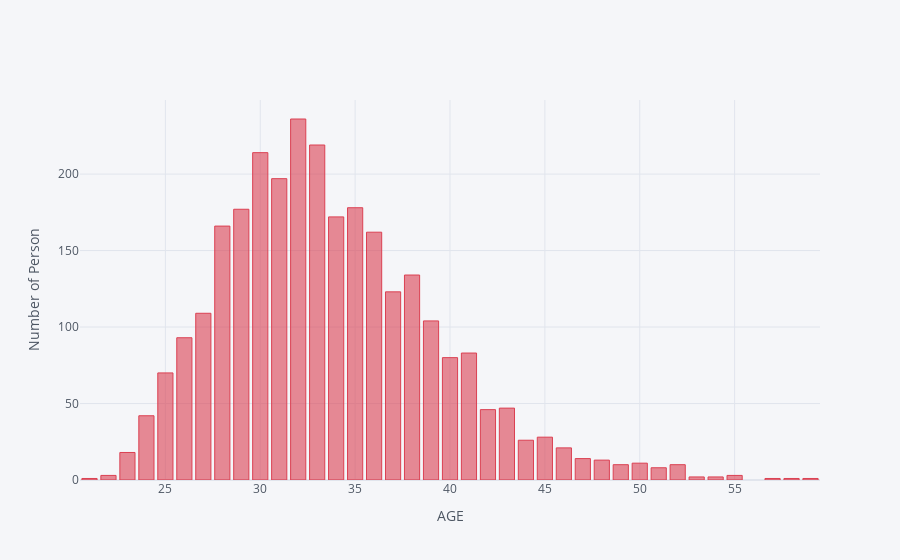

Notebook code cell kept with this figure:
### Code cell
df1.age.value_counts().iplot(kind='bar',xTitle='AGE ', yTitle='Number of Person', colors='red')
print("mean age of populaation is: ",d.age.mean())

### Figure 1 — Plotly figure (JSON) as saved in the notebook; plotly's stock layout.template omitted (floating-point values rounded to 4 significant figures)
{"data": [{"marker": {"color": "rgba(219, 64, 82, 0.6)", "line": {"color": "rgba(219, 64, 82, 1.0)", "width": 1}}, "name": "age", "orientation": "v", "text": "", "type": "bar", "x": [32, 33, 30, 31, 35, 29, 34, 28, 36, 38, 37, 27, 39, 26, 41, 40, 25, 43, 42, 24, 45, 44, 46, 23, 47, 48, 50, 49, 52, 51, 55, 22, 53, 54, 59, 57, 21, 58], "y": [236, 219, 214, 197, 178, 177, 172, 166, 162, 134, 123, 109, 104, 93, 83, 80, 70, 47, 46, 42, 28, 26, 21, 18, 14, 13, 11, 10, 10, 8, 3, 3, 2, 2, 1, 1, 1, 1]}], "layout": {"legend": {"bgcolor": "#F5F6F9", "font": {"color": "#4D5663"}}, "paper_bgcolor": "#F5F6F9", "plot_bgcolor": "#F5F6F9", "title": {"font": {"color": "#4D5663"}}, "xaxis": {"gridcolor": "#E1E5ED", "showgrid": true, "tickfont": {"color": "#4D5663"}, "title": {"font": {"color": "#4D5663"}, "text": "AGE "}, "zerolinecolor": "#E1E5ED"}, "yaxis": {"gridcolor": "#E1E5ED", "showgrid": true, "tickfont": {"color": "#4D5663"}, "title": {"font": {"color": "#4D5663"}, "text": "Number of Person"}, "zerolinecolor": "#E1E5ED"}}}
